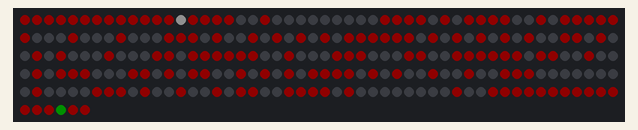
A sketch run on a simulated Arduino Uno, built with avr-gcc and run on an emulated ATmega328P. Shown: 256 RGB LEDs in strip order, left to right, continuing on the next row. Dim RGB values are drawn brighter than linear; what the sketch prints to the serial monitor is not drawn.

Above: at 0.1 s.

The sketch:

sketch_maze2.ino
```cpp
//maze2

#include <FastLED.h>

#define LED_PIN 8
#define NUM_LEDS 256
#define BRIGHTNESS 16

CRGB leds[NUM_LEDS];

int wall[] = {240,241,239,208,207,175,144,143, 112, 111,80, 79, 48, 47, 16, 15,14,12,11,10,9,8,7,6,5,4,3,1,0,2,17,20,30,31,46,45,43,40,39,38,37,35,33,
32,49,50,54,58,62,63,78,77,75,73,71,69,64,66,81,82,84,86,88,90,92,95,107,103,101,96,98,114,115,116,117,118,119,122,126,127,141,140,139,138,137,136,133,
132,128,147,151,153,154,155,159,174,172,170,168,165,162,160,164,206,176,177,179,181,184,187,190,191,201,192,210,213,216,218,219,222,223,236,227,225,224,242,243,
244,245,246,247,248,249,250,251,252,254,255};

void setup() {
  FastLED.addLeds<WS2812, LED_PIN, GRB>(leds, NUM_LEDS);
  FastLED.setBrightness(BRIGHTNESS);

  Serial.begin(9600);
}

void loop() {

  int wall_size = sizeof(wall)/sizeof(wall[0]);

  Serial.println(wall_size);

  for(int i = 0; i < wall_size; i++){
    leds[wall[i]] = CRGB(255, 0, 0);
  }

  leds[253] = CRGB(0, 255, 0); //starting point
  leds[13] = CRGB(255, 255, 255);  //finish

  FastLED.show();


}
```
